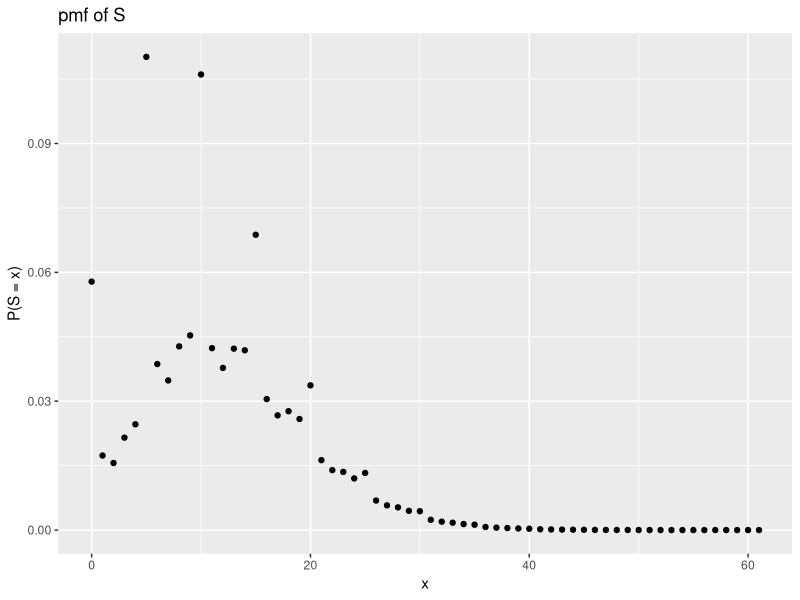
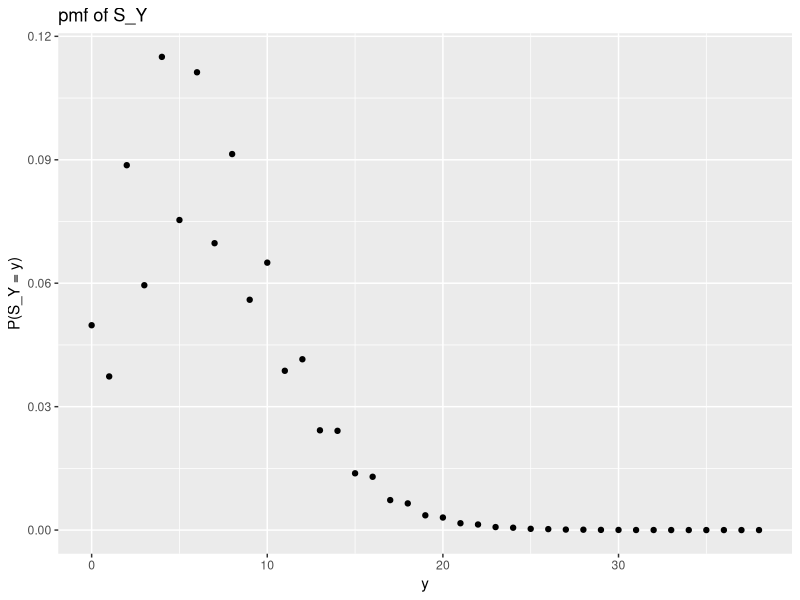
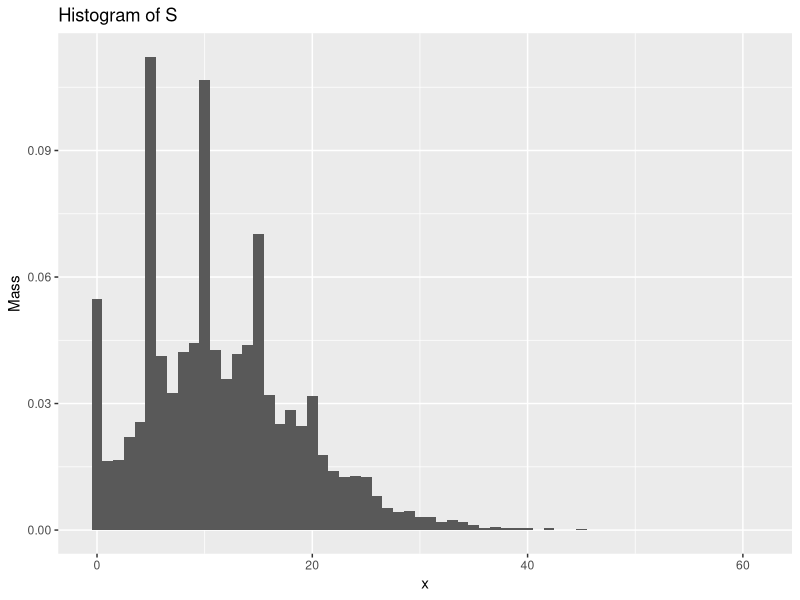
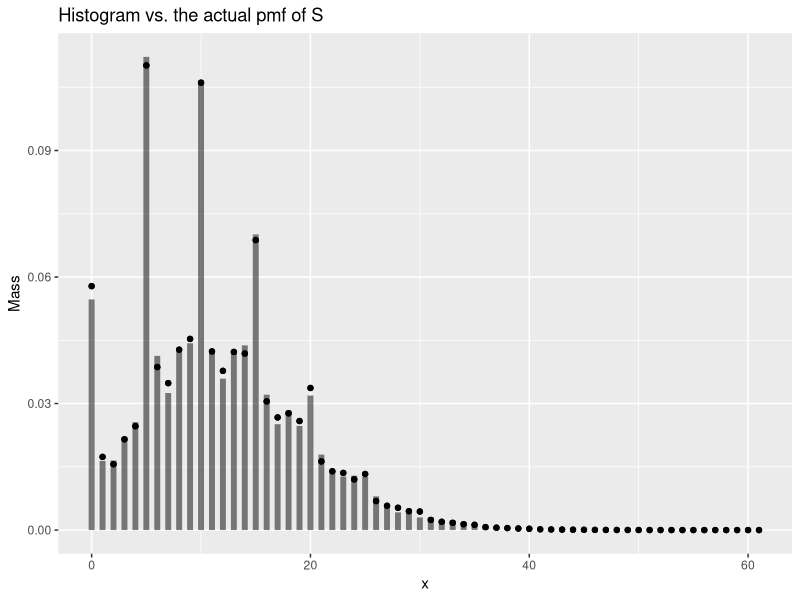

Recreate these plots in R, in order.
## ---- chunk 1
library(ggplot2)
## ---- chunk 2
dX <- function(x) {
    sapply(
        x, 
        function(d) {
            if (d == 0) {
                .05
            } else if (d %in% c(1, 3, 4)) {
                .1
            } else if (d == 2) {
                .075
            } else if (d == 5) {
                .575
            } else {
                0
            }
        }
    )
}
## ---- chunk 3
csum_N <- function(pmf, support, eps = 1e-05, lambda) {
    # pmf: a probability mass function
    # support: an integer vector from 0 to the largest element of 
    #          the pmf's support
    # eps: a number in (0, 1); 1e-05 by default
    # lambda: a positive number
    
    pmf_vec <- pmf(support)
    
    # Define the pgf of X_i
    g <- function(t) {sapply(t, function(d) {sum(d^support * pmf_vec)})}
    
    # Find M
    Ms <- function(t) {(-lambda * (1 - g(t)) - log(eps)) / log(t)}
    M <- ceiling(optimize(Ms, interval = c(1.001, 30000))$objective)
    
    # Append 0's
    pmf_vec <- c(pmf_vec, rep(0, M - length(pmf_vec)))
    
    # Apply DFT and inverse DFT
    gtks <- fft(pmf_vec)
    gS_gtks <- exp(-lambda * (1 - gtks))
    pS_tks <- Re(fft(gS_gtks, inv = T) / M)
    pS_tks
}
## ---- chunk 4
result <- csum_N(dX, support = 0:5, lambda = 3)
M <- length(result)
c(M, sum(result))
## ---- chunk 5
dY <- function(y) {
    sapply(
        y,
        function(d) {
            if (d %in% c(1, 4)) {
                .25
            } else if (d == 2) {
                .5
            } else {
                0
            }
        }
    )
}
result_Y <- csum_N(dY, support = 0:4, lambda = 3)
M_Y <- length(result_Y)
c(M_Y, sum(result_Y))
## ---- chunk 6
qplot(
    0:(M - 1), result, 
    xlab = 'x', ylab = 'P(S = x)', main = 'pmf of S'
)
## ---- chunk 7
qplot(
    0:(M_Y - 1), result_Y, 
    xlab = 'y', ylab = 'P(S_Y = y)', main = 'pmf of S_Y'
)
## ---- chunk 8
result_Y[1:4] # p_S_Y(0), p_S_Y(1), p_S_Y(2), and p_S_Y(3)
## ---- chunk 9
dpmf <- function(x, pmf_vec, support_vec) {
    # x: a number, or a vector whose class is the same as support_vec.
    # pmf_vec: a numeric vector, where all elements fall into (0, 1) and 
    #          sum up to 1.
    # support_vec: a vector with the same length as pmf_vec where
    #              each entry of support_vec is the input that corresponds to
    #              the probability in pmf_vec; if missing, it is replaced 
    #              with 0:(length(pmf_vec) - 1).
    
    M <- length(pmf_vec)
    if (missing(support_vec)) {
        names(pmf_vec) <- 0:(M - 1)
    } else {
        names(pmf_vec) <- support_vec
    }
    sapply(
        x,
        function(d) {
            if (d %in% names(pmf_vec)) {
                unname(pmf_vec[as.character(d)])
            } else {
                0
            }
        }
    )
}
## ---- chunk 10
dpmf(0, result)
## ---- chunk 11
dfruit <- function(x){
    unname(dpmf(x, c(.25, .4, .35), c('apple', 'orange', 'neither')))
}
## ---- chunk 12
dfruit(c('apple', 'neither'))
## ---- chunk 13
rpmf <- function(n, pmf, support, ...) {
    # n: an integer
    # pmf, support: the same as pmf_vec and support_vec in dpmf respectively
    # ...: additional arguments of pmf
    
    cdf <- c(0, cumsum(pmf(support, ...)))
    unif_01 <- runif(n)
    result <- numeric(length = n)
    for (k in 1:n) {
        for (j in 1:(length(cdf) - 1)) {
            if (I(unif_01[k] >= cdf[j] & unif_01[k] < cdf[j + 1])) {
                result[k] <- support[j]
            }
        }
    }
    result
}
## ---- chunk 14
set.seed(1024)
rpmf(n = 20, pmf = dX, 0:5)
## ---- chunk 15
rpmf(n = 12, pmf = dpmf, 0:(M - 1), result)
## ---- chunk 16
rpmf(n = 14, pmf = dfruit, c('apple', 'orange', 'neither'))
## ---- chunk 17
set.seed(2048)
samples_N <- rpmf(10000, dpmf, 0:(M - 1), result)
qplot(
    samples_N, y = ..density.., 
    geom = 'histogram', 
    breaks = seq(-.5, M - .5, by = 1),
    main = 'Histogram of S',
    xlab = 'x', ylab = 'Mass'
)
## ---- chunk 18
histo <- function(x, dat, bins) {
    # x: a number, or vector of numbers
    # dat: a vector of numbers
    # bins: a vector of numbers where min(bins) <= min(dat) and 
    #       max(bins) > max(dat)
    
    bins <- sort(bins)
    n <- length(dat)
    m <- length(bins) - 1
    counts_B_k <- numeric(length = m)
    for (i in 1:n) {
        bin_not_found_yet <- T
        k <- 1
        while (bin_not_found_yet) {
            u_k_1 <- bins[k]
            u_k <- bins[k + 1]
            if (I(dat[i] >= u_k_1 && dat[i] < u_k)) {
                counts_B_k[k] <- counts_B_k[k] + 1
                bin_not_found_yet <- F
            }
            k <- k + 1
        }
    }
    denoms <- n * diff(bins)
    sapply(
        x,
        function(d) {
            I_x_B_k <- numeric(length = m)
            for (k in 1:m) {
                u_k_1 <- bins[k]
                u_k <- bins[k + 1]
                if (I(d >= u_k_1 && d < u_k)) {
                    I_x_B_k[k] <- 1
                }
            }
            sum((I_x_B_k / denoms) * counts_B_k)
        }
    )
}
## ---- chunk 19
mass <- histo(0:(M - 1), dat = samples_N, bins = seq(-.5, M - .5, by = 1))
ggplot(
    data.frame(
        x = 0:(M - 1),
        y = result,
        line_drawer = c(rep(0, M), mass)
    ),
    aes(x = x)
) + 
    geom_line(aes(y = line_drawer, group = x), alpha = .5, size = 2) +
    geom_point(aes(y = y)) +
    labs(y = 'Mass', title = 'Histogram vs. the actual pmf of S')
## ---- chunk 20
sessionInfo()
